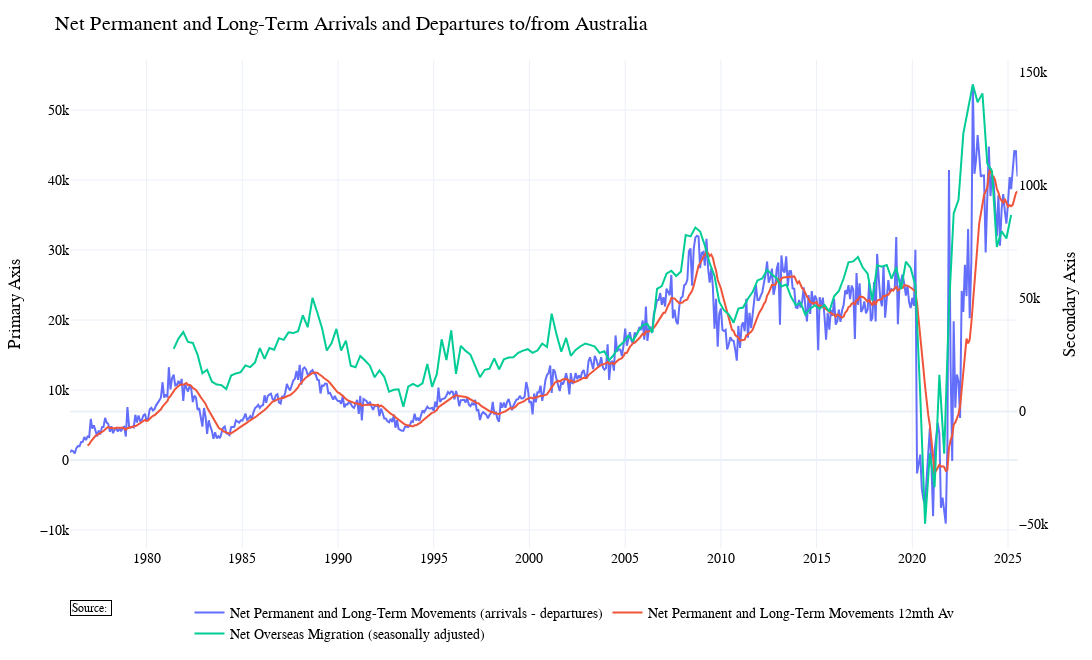

Notebook cell for this chart:
### Code cell
fic = watchlist.plot_watchlist([], [], 
                               other_series={"left":[net_moves, net_moves_1yrAv], 'right': [net_mig]}, 
                               template="plotly_white", plot_title="Net Permanent and Long-Term Arrivals and Departures to/from Australia")
fic.show()

### Figure 1 — Plotly figure (JSON) as saved in the notebook; plotly's stock layout.template omitted (floating-point values rounded to 4 significant figures; data arrays with more than 128 entries replaced by an {"elided": "..."} marker saying what was removed)
{"data": [{"mode": "lines", "name": "Net Permanent and Long-Term Movements (arrivals - departures)", "type": "scatter", "x": {"elided": "595 str values"}, "xaxis": "x", "y": {"elided": "595 float values"}, "yaxis": "y"}, {"mode": "lines", "name": "Net Permanent and Long-Term Movements 12mth Av", "type": "scatter", "x": {"elided": "595 str values"}, "xaxis": "x", "y": {"elided": "595 float values"}, "yaxis": "y"}, {"mode": "lines", "name": "Net Overseas Migration (seasonally adjusted)", "type": "scatter", "x": {"elided": "176 str values"}, "xaxis": "x", "y": {"elided": "176 float values"}, "yaxis": "y2"}], "layout": {"annotations": [{"align": "left", "bgcolor": "white", "bordercolor": "black", "borderwidth": 1, "font": {"color": "black", "size": 12}, "showarrow": false, "text": "Source: ", "x": 0, "xref": "paper", "y": -0.14, "yref": "paper"}], "font": {"color": "black", "family": "Arial, sans-serif", "size": 14}, "height": 660, "hovermode": "x unified", "legend": {"bgcolor": "rgba(255,255,255,0)", "bordercolor": "rgba(255,255,255,0)", "orientation": "h", "x": 0.5, "xanchor": "center", "y": -0.1, "yanchor": "top"}, "margin": {"b": 40, "l": 70, "r": 10, "t": 60}, "title": {"text": "Net Permanent and Long-Term Arrivals and Departures to/from Australia"}, "width": 1320, "xaxis": {"anchor": "y", "domain": [0, 0.94]}, "yaxis": {"anchor": "x", "domain": [0, 1], "title": {"text": "Primary Axis"}, "type": "linear"}, "yaxis2": {"anchor": "x", "overlaying": "y", "showgrid": false, "side": "right", "title": {"text": "Secondary Axis"}, "type": "linear"}}}
